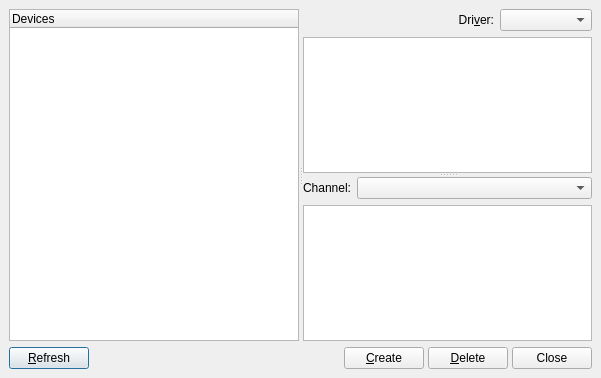
<ui version="4.0" >
 <author>rncbc aka Rui Nuno Capela</author>
 <comment>qsampler - A LinuxSampler Qt GUI Interface.

   Copyright (C) 2004-2012, rncbc aka Rui Nuno Capela. All rights reserved.
   Copyright (C) 2007, Christian Schoenebeck

   This program is free software; you can redistribute it and/or
   modify it under the terms of the GNU General Public License
   as published by the Free Software Foundation; either version 2
   of the License, or (at your option) any later version.

   This program is distributed in the hope that it will be useful,
   but WITHOUT ANY WARRANTY; without even the implied warranty of
   MERCHANTABILITY or FITNESS FOR A PARTICULAR PURPOSE.  See the
   GNU General Public License for more details.

   You should have received a copy of the GNU General Public License along
   with this program; if not, write to the Free Software Foundation, Inc.,
   51 Franklin Street, Fifth Floor, Boston, MA 02110-1301 USA.

</comment>
 <class>qsamplerDeviceForm</class>
 <widget class="QDialog" name="qsamplerDeviceForm" >
  <property name="geometry" >
   <rect>
    <x>0</x>
    <y>0</y>
    <width>601</width>
    <height>378</height>
   </rect>
  </property>
  <property name="focusPolicy" >
   <enum>Qt::StrongFocus</enum>
  </property>
  <property name="windowTitle" >
   <string>Qsampler: Devices</string>
  </property>
  <property name="windowIcon" >
   <iconset resource="qsampler.qrc" >:/images/qsamplerDevice.png</iconset>
  </property>
  <layout class="QVBoxLayout" >
   <property name="margin" >
    <number>9</number>
   </property>
   <property name="spacing" >
    <number>6</number>
   </property>
   <item>
    <widget class="QSplitter" name="splitter1" >
     <property name="sizePolicy" >
      <sizepolicy>
       <hsizetype>7</hsizetype>
       <vsizetype>7</vsizetype>
       <horstretch>0</horstretch>
       <verstretch>0</verstretch>
      </sizepolicy>
     </property>
     <property name="orientation" >
      <enum>Qt::Horizontal</enum>
     </property>
     <property name="handleWidth" >
      <number>4</number>
     </property>
     <widget class="QTreeWidget" name="DeviceListView" >
      <property name="minimumSize" >
       <size>
        <width>120</width>
        <height>0</height>
       </size>
      </property>
      <property name="toolTip" >
       <string>Device list</string>
      </property>
      <property name="rootIsDecorated" >
       <bool>false</bool>
      </property>
      <property name="uniformRowHeights" >
       <bool>true</bool>
      </property>
      <column>
       <property name="text" >
        <string>Devices</string>
       </property>
      </column>
     </widget>
     <widget class="QSplitter" name="splitter2" >
      <property name="sizePolicy" >
       <sizepolicy>
        <hsizetype>7</hsizetype>
        <vsizetype>7</vsizetype>
        <horstretch>0</horstretch>
        <verstretch>0</verstretch>
       </sizepolicy>
      </property>
      <property name="orientation" >
       <enum>Qt::Vertical</enum>
      </property>
      <property name="handleWidth" >
       <number>4</number>
      </property>
      <widget class="QWidget" name="DeviceParamLayout" >
       <layout class="QVBoxLayout" >
        <property name="margin" >
         <number>0</number>
        </property>
        <property name="spacing" >
         <number>6</number>
        </property>
        <item>
         <layout class="QHBoxLayout" >
          <property name="margin" >
           <number>0</number>
          </property>
          <property name="spacing" >
           <number>6</number>
          </property>
          <item>
           <widget class="QLabel" name="DeviceNameTextLabel" >
            <property name="font" >
             <font>
              <weight>75</weight>
              <bold>true</bold>
             </font>
            </property>
            <property name="toolTip" >
             <string>Device name</string>
            </property>
            <property name="wordWrap" >
             <bool>false</bool>
            </property>
            <property name="indent" >
             <number>4</number>
            </property>
           </widget>
          </item>
          <item>
           <widget class="QLabel" name="DriverNameTextLabel" >
            <property name="text" >
             <string>Dri&amp;ver:</string>
            </property>
            <property name="alignment" >
             <set>Qt::AlignRight|Qt::AlignTrailing|Qt::AlignVCenter</set>
            </property>
            <property name="wordWrap" >
             <bool>false</bool>
            </property>
            <property name="buddy" >
             <cstring>DriverNameComboBox</cstring>
            </property>
           </widget>
          </item>
          <item>
           <widget class="QComboBox" name="DriverNameComboBox" >
            <property name="toolTip" >
             <string>Driver type name</string>
            </property>
           </widget>
          </item>
         </layout>
        </item>
        <item>
         <widget class="QTableView" name="DeviceParamTable" >
          <property name="alternatingRowColors" >
           <bool>true</bool>
          </property>
          <property name="selectionMode" >
           <enum>QAbstractItemView::NoSelection</enum>
          </property>
          <property name="showGrid" >
           <bool>false</bool>
          </property>
         </widget>
        </item>
       </layout>
      </widget>
      <widget class="QWidget" name="PortParamLayout" >
       <layout class="QVBoxLayout" >
        <property name="margin" >
         <number>0</number>
        </property>
        <property name="spacing" >
         <number>6</number>
        </property>
        <item>
         <layout class="QHBoxLayout" >
          <property name="margin" >
           <number>0</number>
          </property>
          <property name="spacing" >
           <number>6</number>
          </property>
          <item>
           <widget class="QLabel" name="DevicePortTextLabel" >
            <property name="text" >
             <string>Channel:</string>
            </property>
            <property name="alignment" >
             <set>Qt::AlignRight|Qt::AlignTrailing|Qt::AlignVCenter</set>
            </property>
            <property name="wordWrap" >
             <bool>false</bool>
            </property>
            <property name="buddy" >
             <cstring>DevicePortComboBox</cstring>
            </property>
           </widget>
          </item>
          <item>
           <widget class="QComboBox" name="DevicePortComboBox" >
            <property name="sizePolicy" >
             <sizepolicy>
              <hsizetype>7</hsizetype>
              <vsizetype>0</vsizetype>
              <horstretch>0</horstretch>
              <verstretch>0</verstretch>
             </sizepolicy>
            </property>
            <property name="minimumSize" >
             <size>
              <width>120</width>
              <height>0</height>
             </size>
            </property>
            <property name="toolTip" >
             <string>Device port/channel</string>
            </property>
           </widget>
          </item>
         </layout>
        </item>
        <item>
         <widget class="QTableView" name="DevicePortParamTable" >
          <property name="alternatingRowColors" >
           <bool>true</bool>
          </property>
          <property name="selectionMode" >
           <enum>QAbstractItemView::NoSelection</enum>
          </property>
          <property name="showGrid" >
           <bool>false</bool>
          </property>
         </widget>
        </item>
       </layout>
      </widget>
     </widget>
    </widget>
   </item>
   <item>
    <layout class="QHBoxLayout" >
     <property name="margin" >
      <number>0</number>
     </property>
     <property name="spacing" >
      <number>4</number>
     </property>
     <item>
      <widget class="QPushButton" name="RefreshDevicesPushButton" >
       <property name="toolTip" >
        <string>Refresh device list view</string>
       </property>
       <property name="text" >
        <string>&amp;Refresh</string>
       </property>
       <property name="icon" >
        <iconset resource="qsampler.qrc" >:/images/formRefresh.png</iconset>
       </property>
       <property name="shortcut" >
        <string>Alt+R</string>
       </property>
      </widget>
     </item>
     <item>
      <spacer>
       <property name="orientation" >
        <enum>Qt::Horizontal</enum>
       </property>
       <property name="sizeType" >
        <enum>QSizePolicy::Expanding</enum>
       </property>
       <property name="sizeHint" >
        <size>
         <width>180</width>
         <height>20</height>
        </size>
       </property>
      </spacer>
     </item>
     <item>
      <widget class="QPushButton" name="CreateDevicePushButton" >
       <property name="toolTip" >
        <string>Create device</string>
       </property>
       <property name="text" >
        <string>&amp;Create</string>
       </property>
       <property name="icon" >
        <iconset resource="qsampler.qrc" >:/images/deviceCreate.png</iconset>
       </property>
       <property name="shortcut" >
        <string>Alt+C</string>
       </property>
      </widget>
     </item>
     <item>
      <widget class="QPushButton" name="DeleteDevicePushButton" >
       <property name="toolTip" >
        <string>Delete device</string>
       </property>
       <property name="text" >
        <string>&amp;Delete</string>
       </property>
       <property name="icon" >
        <iconset resource="qsampler.qrc" >:/images/deviceDelete.png</iconset>
       </property>
       <property name="shortcut" >
        <string>Alt+D</string>
       </property>
      </widget>
     </item>
     <item>
      <widget class="QPushButton" name="ClosePushButton" >
       <property name="toolTip" >
        <string>Close this dialog</string>
       </property>
       <property name="text" >
        <string>Close</string>
       </property>
       <property name="icon" >
        <iconset resource="qsampler.qrc" >:/images/formReject.png</iconset>
       </property>
       <property name="shortcut" >
        <string/>
       </property>
      </widget>
     </item>
    </layout>
   </item>
  </layout>
 </widget>
 <layoutdefault spacing="4" margin="4" />
 <tabstops>
  <tabstop>DeviceListView</tabstop>
  <tabstop>RefreshDevicesPushButton</tabstop>
  <tabstop>DriverNameComboBox</tabstop>
  <tabstop>DevicePortComboBox</tabstop>
  <tabstop>CreateDevicePushButton</tabstop>
  <tabstop>DeleteDevicePushButton</tabstop>
  <tabstop>ClosePushButton</tabstop>
 </tabstops>
 <resources>
  <include location="qsampler.qrc" />
 </resources>
 <connections/>
</ui>
